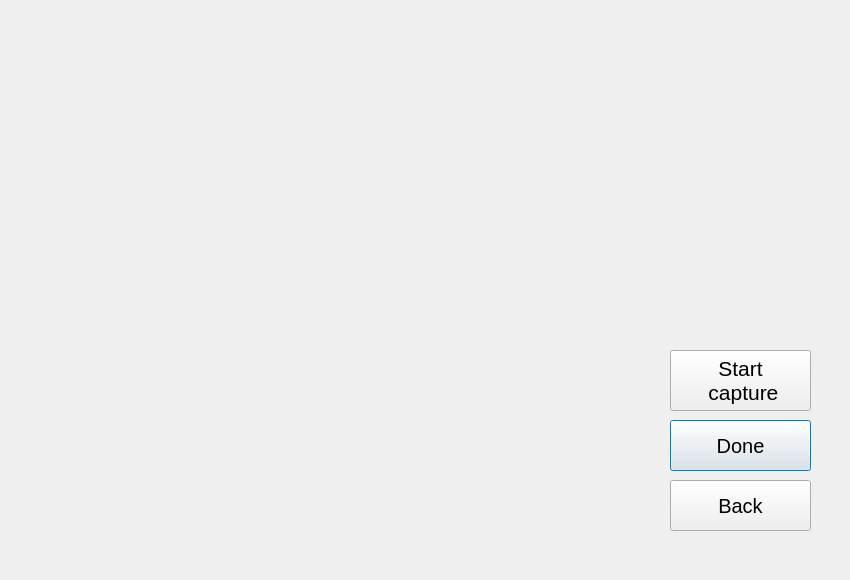
<?xml version="1.0" encoding="UTF-8"?>
<ui version="4.0">
 <class>CaptureFace</class>
 <widget class="QDialog" name="CaptureFace">
  <property name="geometry">
   <rect>
    <x>0</x>
    <y>0</y>
    <width>850</width>
    <height>580</height>
   </rect>
  </property>
  <property name="windowTitle">
   <string>Dialog</string>
  </property>
  <widget class="QLabel" name="lblCaptureImg">
   <property name="geometry">
    <rect>
     <x>0</x>
     <y>0</y>
     <width>640</width>
     <height>480</height>
    </rect>
   </property>
   <property name="text">
    <string/>
   </property>
  </widget>
  <widget class="QLabel" name="label_2">
   <property name="geometry">
    <rect>
     <x>660</x>
     <y>20</y>
     <width>171</width>
     <height>91</height>
    </rect>
   </property>
   <property name="font">
    <font>
     <pointsize>15</pointsize>
    </font>
   </property>
   <property name="text">
    <string/>
   </property>
  </widget>
  <widget class="QPushButton" name="pbtDone">
   <property name="geometry">
    <rect>
     <x>670</x>
     <y>420</y>
     <width>141</width>
     <height>51</height>
    </rect>
   </property>
   <property name="font">
    <font>
     <pointsize>15</pointsize>
    </font>
   </property>
   <property name="text">
    <string>Done</string>
   </property>
  </widget>
  <widget class="QPushButton" name="pbtBack">
   <property name="geometry">
    <rect>
     <x>670</x>
     <y>480</y>
     <width>141</width>
     <height>51</height>
    </rect>
   </property>
   <property name="font">
    <font>
     <pointsize>15</pointsize>
    </font>
   </property>
   <property name="text">
    <string>Back</string>
   </property>
  </widget>
  <widget class="QPushButton" name="btnStartCapture">
   <property name="geometry">
    <rect>
     <x>670</x>
     <y>350</y>
     <width>141</width>
     <height>61</height>
    </rect>
   </property>
   <property name="font">
    <font>
     <pointsize>16</pointsize>
    </font>
   </property>
   <property name="text">
    <string>Start 
 capture</string>
   </property>
  </widget>
 </widget>
 <resources/>
 <connections/>
</ui>
